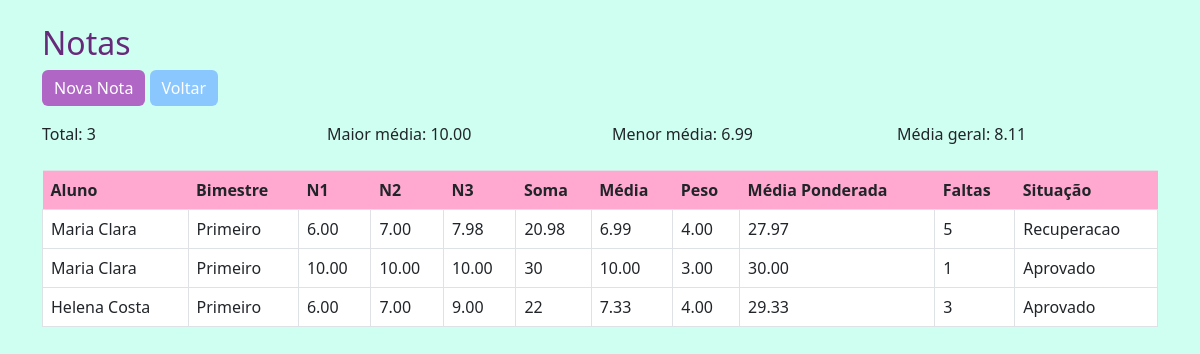
/notas_index.php, run on the app's committed database.
### tables this page shows
CREATE TABLE `notas_alunos` (
  `id` int(11) NOT NULL,
  `aluno_id` int(11) NOT NULL,
  `bimestre` varchar(20) NOT NULL,
  `nota1` decimal(5,2) NOT NULL,
  `nota2` decimal(5,2) NOT NULL,
  `nota3` decimal(5,2) NOT NULL,
  `peso` decimal(4,2) NOT NULL DEFAULT 1.00,
  `faltas` int(11) NOT NULL DEFAULT 0,
  `created_at` timestamp NOT NULL DEFAULT current_timestamp() ON UPDATE current_timestamp()
);

CREATE TABLE `usuarios` (
  `alunos_id` int(11) DEFAULT NULL,
  `id` int(11) NOT NULL,
  `nome` varchar(150) NOT NULL,
  `email` varchar(100) NOT NULL,
  `telefone` varchar(20) NOT NULL,
  `idade` int(11) NOT NULL,
  `cidade` varchar(100) NOT NULL,
  `curso` varchar(100) NOT NULL
);

### notas_index.php (the view)
<?php include 'conexao.php'; ?>
<link href="https://cdn.jsdelivr.net/npm/bootstrap@5.3.0/dist/css/bootstrap.min.css" rel="stylesheet">
<link rel="stylesheet" href="style.css">
<div class="container mt-4">
    <h2>Notas</h2>
    <a href="notas_form.php" class="btn btn-success mb-3">Nova Nota</a>
    <a href="index.php" class="btn btn-primary mb-3">Voltar</a>
<?php
$res = mysqli_query($conn, "
SELECT n.*, u.nome
FROM notas_alunos n
JOIN usuarios u ON u.id = n.aluno_id
");
$total = 0;
$soma_medias = 0;
$maior = 0;
$menor = 999;
$dados = [];
while($r = mysqli_fetch_assoc($res)){
    $soma = $r['nota1'] + $r['nota2'] + $r['nota3'];
    $media = $soma / 3;
    $dados[] = [$r, $soma, $media];
    $total++;
    $soma_medias += $media;
    if($media > $maior) $maior = $media;
    if($media < $menor) $menor = $media;
}
$media_geral = $total ? $soma_medias / $total : 0;
?>
<div class="row mb-4">
    <div class="col">Total: <?= $total ?></div>
    <div class="col">Maior média: <?= number_format($maior,2) ?></div>
    <div class="col">Menor média: <?= number_format($menor,2) ?></div>
    <div class="col">Média geral: <?= number_format($media_geral,2) ?></div>
</div>
<table class="table table-bordered">
<tr>
    <th>Aluno</th>
    <th>Bimestre</th>
    <th>N1</th>
    <th>N2</th>
    <th>N3</th>
    <th>Soma</th>
    <th>Média</th>
    <th>Peso</th>
    <th>Média Ponderada</th>
    <th>Faltas</th>
    <th>Situação</th>
</tr>
<?php
foreach($dados as $d){
    $r = $d[0];
    $soma = $d[1];
    $media = $d[2];
    $media_pond = $media * $r['peso'];
    if($media >= 7 && $r['faltas'] <= 10){
        $sit = "Aprovado";
    }elseif($media >= 5){
        $sit = "Recuperacao";
    }else{
        $sit = "Reprovado";
    }
    echo "<tr>
        <td>{$r['nome']}</td>
        <td>{$r['bimestre']}</td>
        <td>{$r['nota1']}</td>
        <td>{$r['nota2']}</td>
        <td>{$r['nota3']}</td>
        <td>$soma</td>
        <td>".number_format($media,2)."</td>
        <td>{$r['peso']}</td>
        <td>".number_format($media_pond,2)."</td>
        <td>{$r['faltas']}</td>
        <td>$sit</td>
    </tr>";
}
?>
</table>
</div>

### style.css (style rules this page uses)
* { margin: 0; padding: 0; box-sizing: border-box; font-family: 'Segoe UI', Tahoma, Geneva, Verdana, sans-serif; }
h2 { color: var(--secondary-color); }
th { background-color: var(--secondary-gradiente) !important; border: none !important; }
.btn-success, .btn-secondary { background-color: var(--primary-color); border: none; }
.btn-primary { background-color: var(--blue-color); border: none; }

### data on the page
notas_alunos: nota1 "10.00", usuarios.nome "Maria Clara", bimestre "Primeiro", nota2 "10.00", nota3 "10.00", soma "30", media "10.00", peso "3.00", peso "30.00", faltas "1", faltas "Aprovado"
notas_alunos: menor "6.99", usuarios.nome "Maria Clara", bimestre "Primeiro", nota1 "6.00", nota2 "7.00", nota3 "7.98", soma "20.98", media "6.99", peso "4.00", peso "27.97", faltas "5", sit "Recuperacao"
notas_alunos: usuarios.nome "Helena Costa", bimestre "Primeiro", nota1 "6.00", nota2 "7.00", nota3 "9.00", soma "22", media "7.33", peso "4.00", peso "29.33", faltas "3", faltas "Aprovado"

### other printed values
$total "3"
$media_geral "8.11"
